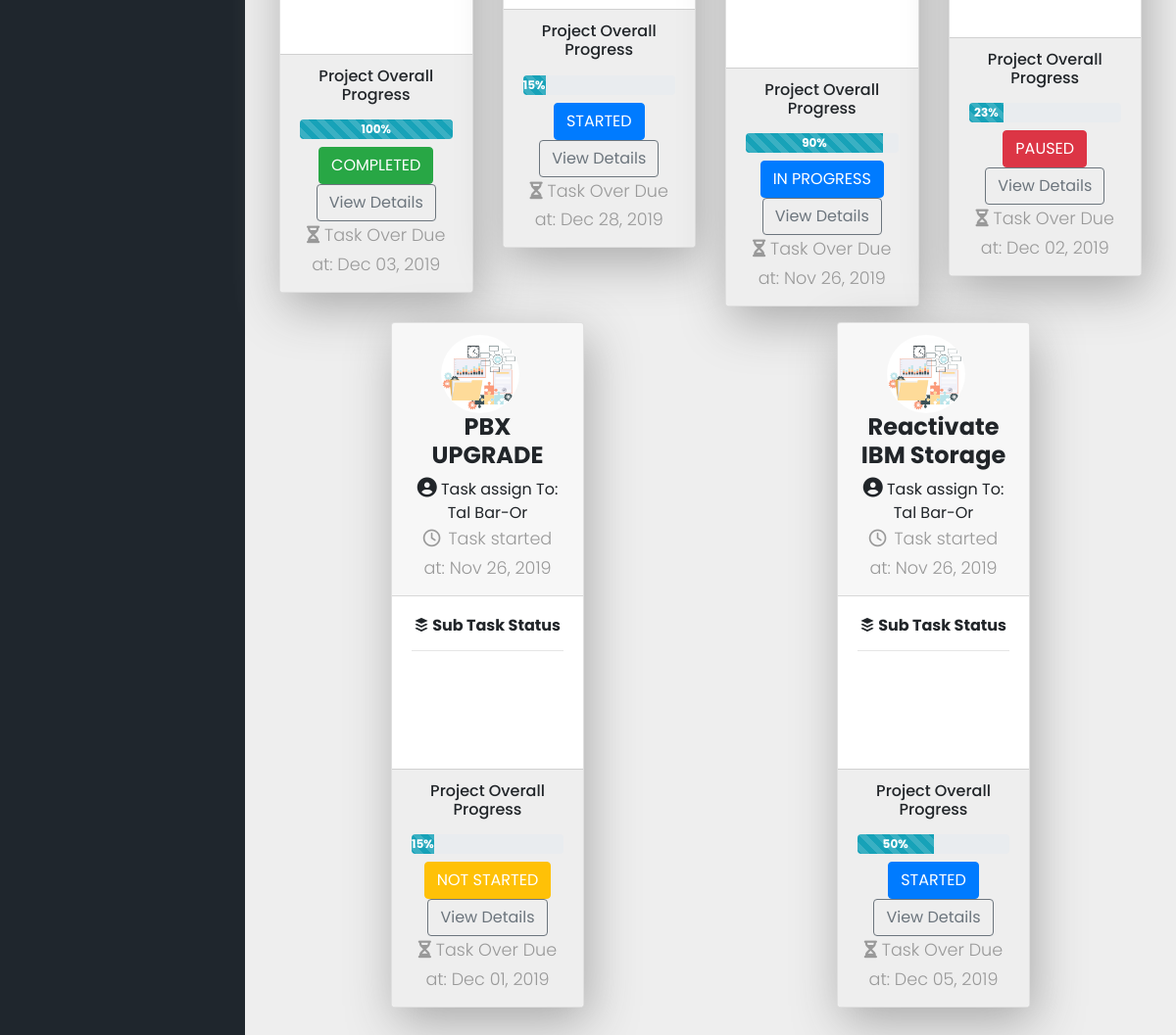
The app's page /task_view/ (lower part), older data.
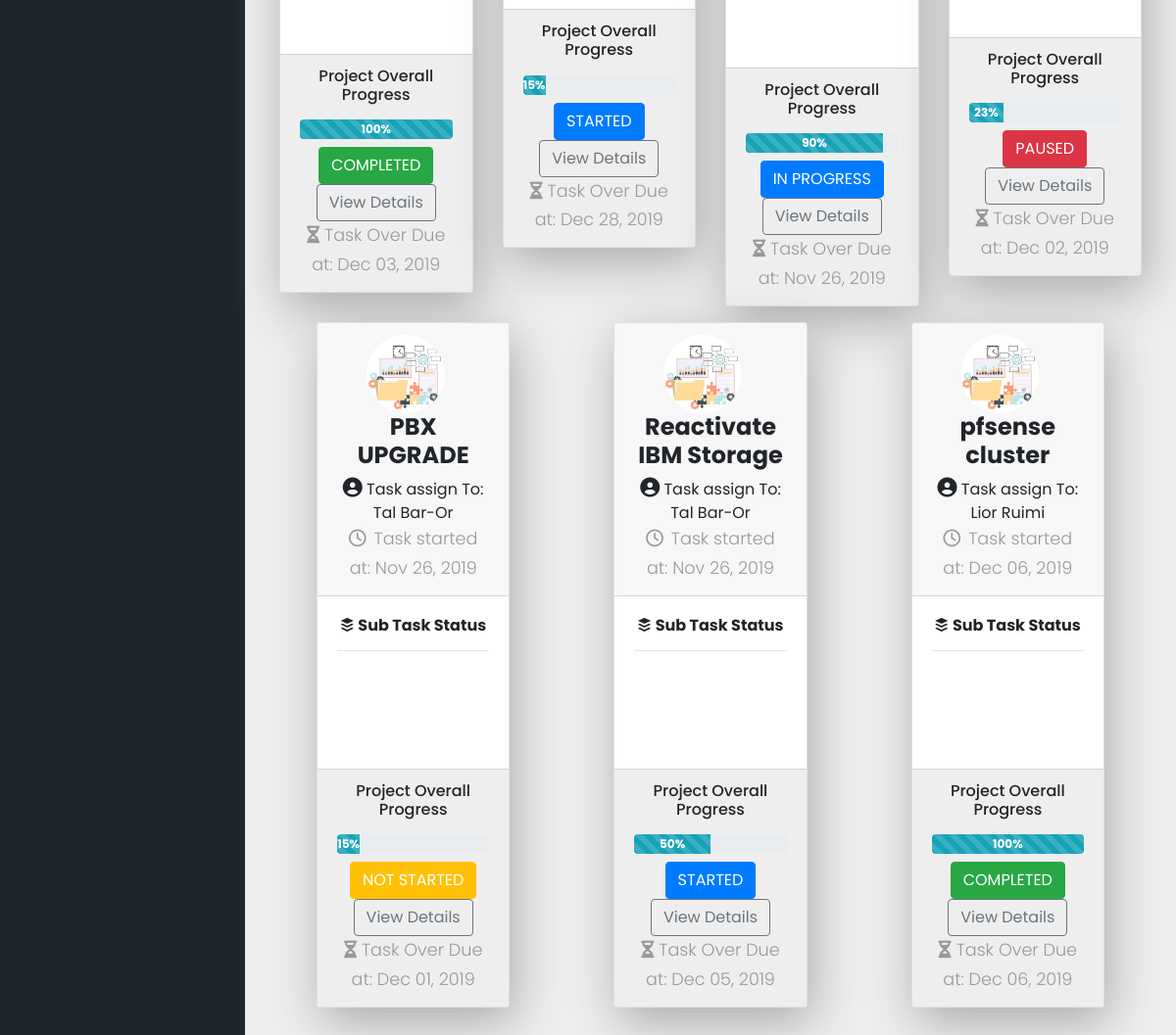
The same page, newer data.
### ittasks/models.py (models this page shows, shortened)
class MainTask(models.Model):
    task_title = models.CharField(max_length=200)
    global_task_info = models.TextField(max_length=500,default=None)
    complete = models.BooleanField(default=False)
    overall_precent_complete = models.PositiveIntegerField(default=0)
    created_at = models.DateTimeField(default=datetime.datetime.now())
    updated_at = models.DateTimeField(default=datetime.datetime.now())
    due_date = models.DateTimeField(default=datetime.datetime.now())
    task_location = models.CharField(max_length=400, blank=True, null=True)
    global_task_assign = models.ForeignKey(UserProfile, on_delete=models.CASCADE, related_name="global_task_assign",default=1)
    TASK_STATUS_CHOICES = [
    ('ST', 'STARTED'),
    ('NS', 'NOT STARTED'),
    ('IP', 'IN PROGRESS'),
    ('PA', 'PAUSED'),
    ('CO', 'COMPLETED'),
    ]
    task_status = models.CharField(max_length=2,choices=TASK_STATUS_CHOICES,default='NOT STARTED')

class UserProfile(AbstractBaseUser):
    email = models.EmailField(verbose_name="email", max_length=60, unique=True)
    username = models.CharField(max_length=30, unique=True)
    first_name = models.CharField(max_length=30, unique=False)
    family_name = models.CharField(max_length=50, unique=False)
    date_joined = models.DateTimeField(verbose_name='date joined', auto_now_add=True)
    last_login = models.DateTimeField(verbose_name='last login', auto_now=True)
    is_admin = models.BooleanField(default=False)
    is_active = models.BooleanField(default=True)
    is_staff = models.BooleanField(default=False)
    is_superuser = models.BooleanField(default=False)
    profile_image = models.ImageField(upload_to='images/', default='images/def_user.png')
    teams_link = models.URLField(blank = True, max_length=200)
    mobile_phone = models.CharField(max_length=16, blank=True)
    user_location = models.CharField(max_length=80, blank=True)
    USERNAME_FIELD = 'email'
    REQUIRED_FIELDS = ['username']
    objects = MyAccountManager()

### ittasks/views.py (the view)
# urls.py: path("task_view/", TaskView.as_view(), name="task_view"),
class TaskView(TemplateView):
    template_name = "tasks_view.html"
    def get_context_data(self, **kwargs):
        context = super(TaskView, self).get_context_data(**kwargs)
        context['objtasks'] = MainTask.objects.all()
        return context

### ittasks/templates/tasks_view.html (shortened to what this page needs)
{% extends 'base.html'%}
{% load static from static %}
{% block content %}
    <link href="{% static 'css/tasks_view_style.css' %}" rel="stylesheet">
    <link href="{% static 'css/dataTables.bootstrap4.min.css' %}" rel="stylesheet">
    <section class="tasks-view">
      <div class="container-fluid" id="myGroup">
      <div class="collapse show" id="collapseSelector" data-parent="#myGroup">
        <div class="row justify-content-around align-items-center">
          {% if objtasks %}
        {% for tsobj  in objtasks %}
           <div class="col-xl-3 col-lg-4 col-sm-8 rotate">
            <div class="card text-center mb-3 book-card mx-auto">
                <div class="card-header">
                    <div>
    <img src="{% static 'img/pm-design.png' %}" class="rounded-circle mr-3" height="80px" width="80px" alt="avatar">
                        <h4 class="card-title font-weight-bold mb-2">{{tsobj.task_title}}</h4>
                        <i class="fas fa-user-circle" style="font-size:20px;"></i>   Task assign To: {{tsobj.global_task_assign.first_name}} {{tsobj.global_task_assign.family_name}}</li>
                        <p class="card-text"><i class="far fa-clock pr-2"></i>Task started at: {{tsobj.created_at | date:"M d, Y" }}</p>
                      </div>
                </div>
                <div class="card-body">
                  <h6 class=""><span><i class="fab fa-buffer"></i></span> <strong>Sub Task Status</strong> </h6>
                  <hr>
                </div>
                <div class="card-footer">
                    <h6 class="mb-3">Project Overall Progress</h6>
                    <div class="progress mb-2" style="height: 20px">
                      <div class="progress-bar progress-bar-striped font-weight-bold bg-info" style="width: {{tsobj.overall_precent_complete}}%">
                         {{tsobj.overall_precent_complete}}%
                      </div>
                    </div>
                    {% if tsobj.get_task_status_display == 'STARTED' or tsobj.get_task_status_display == 'IN PROGRESS' %}
                      <button type="button" class="btn btn-primary text-white">{{tsobj.get_task_status_display}}</button>
                    {% elif tsobj.get_task_status_display == 'NOT STARTED' %}
                      <button type="button" class="btn btn-warning text-white">{{tsobj.get_task_status_display}}</button>
                    {% elif tsobj.get_task_status_display == 'PAUSED' %}
                      <button type="button" class="btn btn-danger text-white">{{tsobj.get_task_status_display}}</button>
                    {% elif tsobj.get_task_status_display == 'COMPLETED' %}
                      <button type="button" class="btn btn-success text-white">{{tsobj.get_task_status_display}}</button>
                    {% endif %}
                    <button type="button" class="btn btn-outline-secondary"><a href="#"> View Details</a></button>
                    <p class="card-text"><i class="fas fa-hourglass-half"></i> Task Over Due at: {{tsobj.due_date | date:"M d, Y" }}</p>
                </div>
              </div>
          </div>
   {% endfor %}
   {% endif %}
        </div>
      </div>
    </div>
    </section>
   {% endblock content %}

Row changes from the older to the newer data that the page shows:
added MainTask: task_title "pfsense cluster", global_task_assign.first_name "Lior", global_task_assign.family_name "Ruimi", created_at "Dec 06, 2019", overall_precent_complete "100", task_status "COMPLETED", due_date "Dec 06, 2019"
